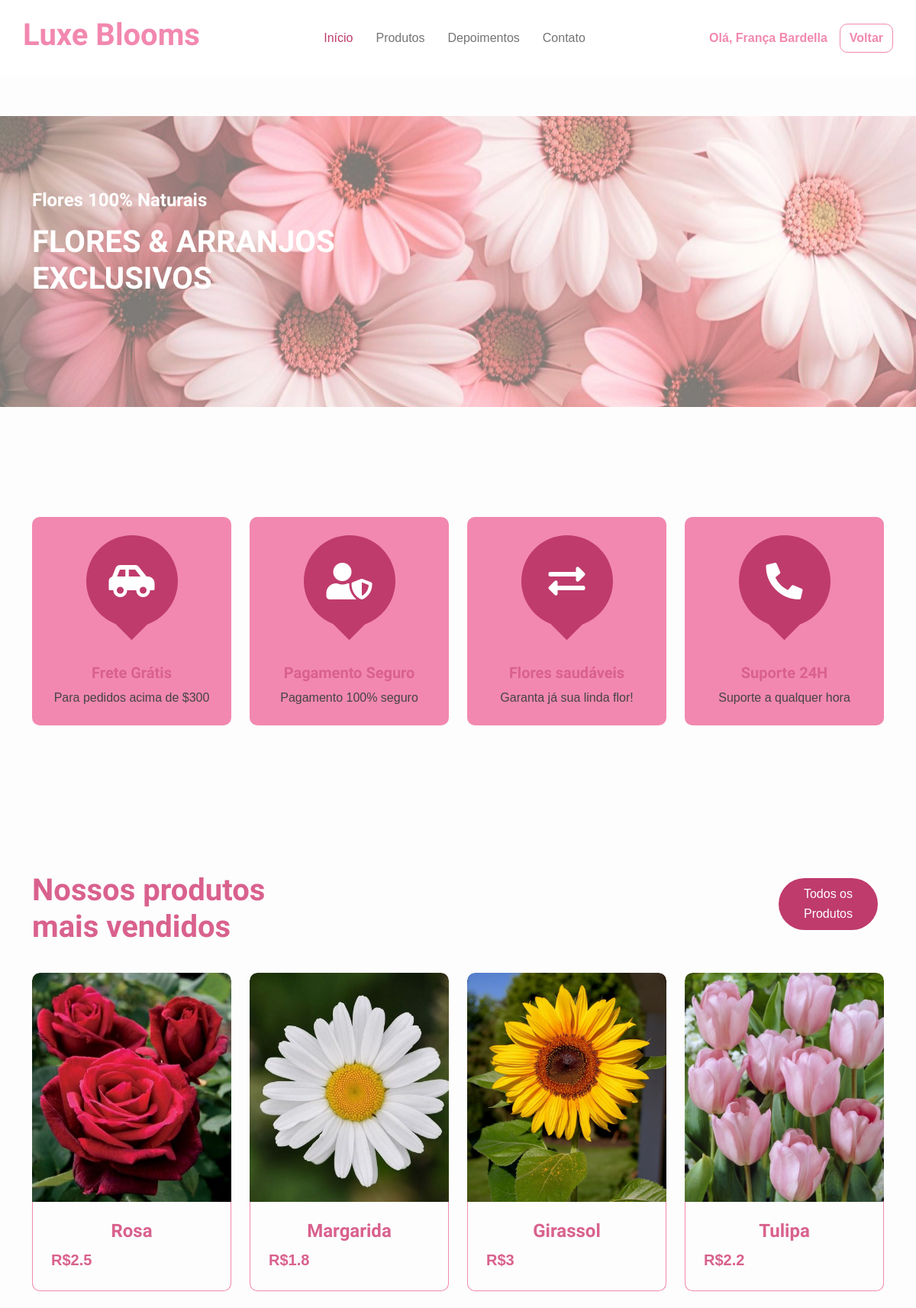
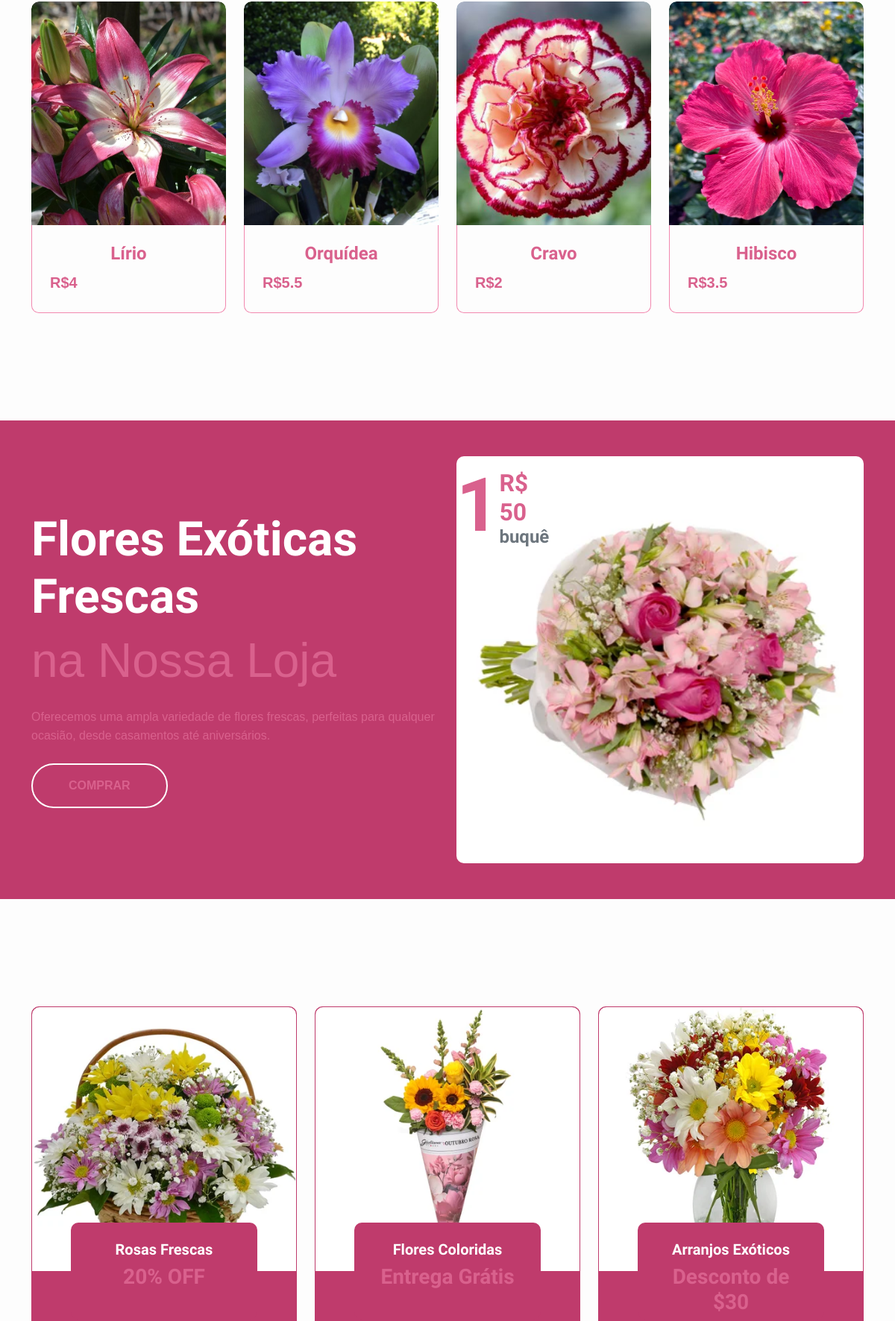
Page / (signed in, upper part) on the committed database (2 pictures, top to bottom).
### tables this page shows
CREATE TABLE `estoque_flores` (
  `id_flor` int(11) NOT NULL,
  `nome_flor` varchar(128) DEFAULT NULL,
  `quantidade_flor` int(11) DEFAULT NULL,
  `preco_flor` float DEFAULT NULL,
  `imagem_flor` varchar(100) DEFAULT NULL
);

### index.php (the view, shortened to what this page needs)
<?php
    include 'menu.php';
?>
    <div class="container-fluid py-5 mb-5 hero-header">
        <div class="container py-5">
            <div class="row g-5 align-items-center">
                <div class="col-md-12 col-lg-7">
                    <h4 class="mb-3 text-secondary">Flores 100% Naturais</h4>
                    <h1 class=" mb-5 display-3 text-secondary">Flores & Arranjos Exclusivos</h1>
                </div>
            </div>
        </div>
    </div>
    <div class="container-fluid featurs py-5">
        <div class="container py-5">
            <div class="row g-4">
                <div class="col-md-6 col-lg-3">
                    <div class="featurs-item text-center rounded bg-light p-4">
                        <div class="featurs-icon btn-square rounded-circle bg-secondary mb-5 mx-auto">
                            <i class="fas fa-car-side fa-3x text-white"></i>
                        </div>
                        <div class="featurs-content text-center">
                            <h5>Frete Grátis</h5>
                            <p class="mb-0">Para pedidos acima de $300</p>
                        </div>
                    </div>
                </div>
                <div class="col-md-6 col-lg-3">
                    <div class="featurs-item text-center rounded bg-light p-4">
                        <div class="featurs-icon btn-square rounded-circle bg-secondary mb-5 mx-auto">
                            <i class="fas fa-user-shield fa-3x text-white"></i>
                        </div>
                        <div class="featurs-content text-center">
                            <h5>Pagamento Seguro</h5>
                            <p class="mb-0">Pagamento 100% seguro</p>
                        </div>
                    </div>
                </div>
                <div class="col-md-6 col-lg-3">
                    <div class="featurs-item text-center rounded bg-light p-4">
                        <div class="featurs-icon btn-square rounded-circle bg-secondary mb-5 mx-auto">
                            <i class="fas fa-exchange-alt fa-3x text-white"></i>
                        </div>
                        <div class="featurs-content text-center">
                            <h5>Flores saudáveis</h5>
                            <p class="mb-0">Garanta já sua linda flor!</p>
                        </div>
                    </div>
                </div>
                <div class="col-md-6 col-lg-3">
                    <div class="featurs-item text-center rounded bg-light p-4">
                        <div class="featurs-icon btn-square rounded-circle bg-secondary mb-5 mx-auto">
                            <i class="fa fa-phone-alt fa-3x text-white"></i>
                        </div>
                        <div class="featurs-content text-center">
                            <h5>Suporte 24H</h5>
                            <p class="mb-0">Suporte a qualquer hora</p>
                        </div>
                    </div>
                </div>
            </div>
        </div>
    </div>
    <div class="container-fluid fruite py-5">
        <div class="container py-5">
            <div class="tab-class text-center">
                <div class="row g-4">
                    <div class="col-lg-4 text-start">
                        <h1>Nossos produtos mais vendidos</h1>
                    </div>
                    <div class="col-lg-8 text-end">
                        <ul class="nav nav-pills d-inline-flex text-center mb-5">
                            <li class="nav-item">
                                <a class="d-flex m-2 py-2 bg-light rounded-pill active" href="shop.php">
                                    <span class="text-dark" style="width: 130px;">Todos os Produtos</span>
                                </a>
                        </ul>
                    </div>
                </div>
                <div class="tab-content">
                    <div id="tab-1" class="tab-pane fade show p-0 active">
                        <div class="row g-4">
                            <div class="col-lg-12">
                                <div class="row g-4">
                                    <?php
                                        $sql = "SELECT * FROM estoque_flores LIMIT 8";
                                        $consulta = $conexao->query($sql);
                                        while($dados = $consulta->fetch_assoc()){
                                            echo "<div class='col-md-6 col-lg-4 col-xl-3'>
                                                <div class='rounded position-relative fruite-item'>
                                                    <div class='fruite-img'>";
                                        echo "<img src='".$dados['imagem_flor']."' class='img-fluid w-100 rounded-top' alt=''>";
                                        echo "</div>";
                                        echo "<div class='p-4 border border-secondary border-top-0 rounded-bottom'>
                                                <h4>".$dados['nome_flor']."</h4>";
                                        echo "<div class='d-flex justify-content-between flex-lg-wrap'>
                                                <p class='text-dark fs-5 fw-bold mb-0'> R$".$dados['preco_flor']."</p>";
                                        echo "
                                        </div>
                                    </div>
                                </div>
                            </div>";
                                        }
                                    ?>
                                </div>
                            </div>
                        </div>
                    </div>
                </div>
            </div>
        </div>
    </div>
    <div class="container-fluid banner bg-secondary my-5">
        <div class="container py-5">
            <div class="row g-4 align-items-center">
                <div class="col-lg-6">
                    <div class="py-4">
                        <h1 class="display-3 text-white">Flores Exóticas Frescas</h1>
                        <p class="fw-normal display-3 text-dark mb-4">na Nossa Loja</p>
                        <p class="mb-4 text-dark">Oferecemos uma ampla variedade de flores frescas, perfeitas para
                            qualquer ocasião, desde casamentos até aniversários.</p>
                        <a href=shop.php
                            class="banner-btn btn border-2 border-white rounded-pill text-dark py-3 px-5">COMPRAR</a>
                    </div>
                </div>
                <div class="col-lg-6">
                    <div class="position-relative">
                        <img src="imgs/rosasbb.jpg" class="img-fluid w-100 rounded" alt="">
                        <div class="d-flex align-items-center justify-content-center bg-white rounded-circle position-absolute"
                            style="width: 140px; height: 140px; top: 0; left: 0;">
                            <h1 style="font-size: 100px;">1</h1>
                            <div class="d-flex flex-column">
                                <span class="h2 mb-0">R$ 50</span>
                                <span class="h4 text-muted mb-0">buquê</span>
                            </div>
                        </div>
                    </div>
                </div>
            </div>
        </div>
    </div>
    <div class="container-fluid service py-5">
        <div class="container py-5">
            <div class="row g-4 justify-content-center">
                <div class="col-md-6 col-lg-4">
                    <a href="#">
                        <div class="service-item bg-primary rounded border border-primary">
                            <img src="imgs/cesta.jpg" class="img-fluid rounded-top w-100" alt="">
                            <div class="px-4 rounded-bottom">
                                <div class="service-content bg-secondary text-center p-4 rounded">
                                    <h5 class="text-white">Rosas Frescas</h5>
                                    <h3 class="mb-0">20% OFF</h3>
                                </div>
                            </div>
                        </div>
                    </a>
                </div>
                <div class="col-md-6 col-lg-4">
                    <a href="#">
                        <div class="service-item bg-primary rounded border border-primary">
                            <img src="imgs/outubro.jpg" class="img-fluid rounded-top w-100" alt="">
                            <div class="px-4 rounded-bottom">
                                <div class="service-content bg-secondary text-center p-4 rounded">
                                    <h5 class="text-white">Flores Coloridas</h5>
                                    <h3 class="mb-0">Entrega Grátis</h3>
                                </div>
                            </div>
                        </div>
                    </a>
                </div>
                <div class="col-md-6 col-lg-4">
                    <a href="#">
                        <div class="service-item bg-primary rounded border border-primary">
                            <img src="imgs/25702gg.jpg" class="img-fluid rounded-top w-100" alt="">
                            <div class="px-4 rounded-bottom">
                                <div class="service-content bg-secondary text-center p-4 rounded">
                                    <h5 class="text-white">Arranjos Exóticos</h5>
                                    <h3 class="mb-0">Desconto de $30</h3>
                                </div>
                            </div>
                        </div>
                    </a>
                </div>
            </div>
        </div>
    </div>
</body>
</html>

### menu.php (shortened to what this page needs)
<!DOCTYPE html>
<html lang="PT-BR">
<head>
    <link rel="stylesheet" href="https://use.fontawesome.com/releases/v5.15.4/css/all.css" />
    <link href="https://cdn.jsdelivr.net/npm/bootstrap-icons@1.4.1/font/bootstrap-icons.css" rel="stylesheet">
    <link href="lib/lightbox/css/lightbox.min.css" rel="stylesheet">
    <link href="lib/owlcarousel/assets/owl.carousel.min.css" rel="stylesheet">
    <link href="css/bootstrap.min.css" rel="stylesheet">
    <link href="css/style.css" rel="stylesheet">
</head>
<body>
    <div class="container-fluid fixed-top">
        <div class="container px-0">
            <nav class="navbar navbar-light bg-white navbar-expand-xl">
                <a href="index.php" class="navbar-brand">
                    <h1 class="text-primary display-6">Luxe Blooms</h1>
                </a>
                <div class="collapse navbar-collapse bg-white" id="navbarCollapse">
                    <div class="navbar-nav mx-auto">
                        <a href="index.php" class="nav-item nav-link active">Início</a>
                        <a href="produtos.php" class="nav-item nav-link">Produtos</a>
                        <a href="depoimentos.php" class="nav-item nav-link">Depoimentos</a>
                        <a href="contato.php" class="nav-item nav-link">Contato</a>
                    </div>
                    <div class="d-flex m-3 me-0">
                    <?php if (isset($_SESSION['nome'])): ?>
                    <span class="my-auto text-primary fw-bold">Olá, <?php echo htmlspecialchars($_SESSION['nome']); ?></span>
                    <?php else: ?>
                    <a href="Login_v1" class="my-auto">
                    <i class="fas fa-user fa-2x"></i>
                    </a>
                    <?php endif; ?>
                    </div>
                            <a href="processos/proc-logout.php" class="btn btn-outline-secondary ms-3 my-auto">
                                Voltar
                            </a>
                </div>
            </nav>
        </div>
    </div>

### css/style.css (style rules this page uses)
.btn { font-weight: 600; transition: .5s; }
.btn-square { width: 32px; height: 32px; }
.btn-square, .btn-sm-square, .btn-md-square, .btn-lg-square { padding: 0; display: flex; align-items: center; justify-content: center; font-weight: normal; }
.fixed-top { transition: 0.5s; background: var(--bs-white); border: 0; }
.navbar .navbar-nav .nav-link { padding: 10px 15px; font-size: 16px; transition: .5s; }
.navbar { height: 100px; border-bottom: 1px solid rgba(255, 255, 255, .1); }
.navbar .navbar-nav .nav-link:hover, .navbar .navbar-nav .nav-link.active, .fixed-top.bg-white .navbar .navbar-nav .nav-link:hover, .fixed-top.bg-white .navbar .navbar-nav .nav-link.active { color: var(--bs-primary); }
.hero-header { background: linear-gradient(rgba(248, 223, 173, 0.1), rgba(248, 223, 173, 0.1)), url(../imgs/Papel\ De\ Parede\ Estampa\ Floral.jpg); background-position: center center; background-repeat: no-repeat; background-size: cover; }
@media (min-width: 992px) { .hero-header, .page-header { margin-top: 152px !important; } }
.featurs .featurs-item .featurs-icon { position: relative; width: 120px; height: 120px; }
.featurs .featurs-item .featurs-icon::after { content: ""; width: 35px; height: 35px; background: var(--bs-secondary); position: absolute; bottom: -10px; transform: translate(-50%); transform: rotate(45deg); background: var(--bs-secondary); }
.service .service-item .service-content { position: relative; width: 250px; height: 130px; top: -50%; left: 50%; transform: translate(-50%, -50%); }
.fruite .tab-class .nav-item a.active { background: var(--bs-secondary) !important; }
.fruite .tab-class .nav-item a.active span { color: var(--bs-white) !important; }
.fruite .fruite-item { height: 100%; transition: 0.5s; }
.fruite .fruite-item .fruite-img { overflow: hidden; transition: 0.5s; border-radius: 10px 10px 0 0; }
.fruite .fruite-item .fruite-img img { transition: 0.5s; }
body { font-family: 'Arial', sans-serif; line-height: 1.6; margin: 0; padding: 0; background-color: #fdfdfd; color: #444; }
.hero-header h1 { font-size: 2.5rem; text-transform: uppercase; margin: 0; }

### index.php (style rules this page uses)
.fruite-img img { width: 100%; height: 300px; object-fit: cover; border-radius: 8px 8px 0 0; }

### rows in the picture
estoque_flores: imagem_flor (picture), nome_flor "Rosa", preco_flor "2.5"
estoque_flores: imagem_flor (picture), nome_flor "Margarida", preco_flor "1.8"
estoque_flores: imagem_flor (picture), nome_flor "Girassol", preco_flor "3"
estoque_flores: imagem_flor (picture), nome_flor "Tulipa", preco_flor "2.2"
estoque_flores: imagem_flor (picture), nome_flor "Lírio", preco_flor "4"
estoque_flores: imagem_flor (picture), nome_flor "Orquídea", preco_flor "5.5"
estoque_flores: imagem_flor (picture), nome_flor "Cravo", preco_flor "2"
estoque_flores: imagem_flor (picture), nome_flor "Hibisco", preco_flor "3.5"

### other values in the picture
$_SESSION['nome'] "França Bardella"
